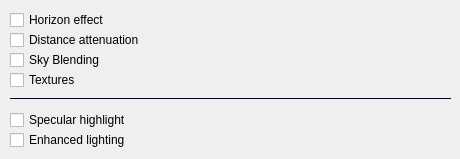
       <widget class="QWidget" name="tabRendering">
        <attribute name="icon">
         <iconset resource="yaflightresources.qrc">
          <normaloff>:/icons/icons/video-display.png</normaloff>:/icons/icons/video-display.png</iconset>
        </attribute>
        <attribute name="title">
         <string>Rendering options</string>
        </attribute>
        <widget class="QCheckBox" name="ckbEnhancedLighting">
         <property name="geometry">
          <rect>
           <x>10</x>
           <y>130</y>
           <width>241</width>
           <height>20</height>
          </rect>
         </property>
         <property name="text">
          <string>Enhanced lighting</string>
         </property>
        </widget>
        <widget class="QCheckBox" name="ckbSpecularReflections">
         <property name="geometry">
          <rect>
           <x>10</x>
           <y>110</y>
           <width>241</width>
           <height>20</height>
          </rect>
         </property>
         <property name="text">
          <string>Specular highlight</string>
         </property>
        </widget>
        <widget class="Line" name="line">
         <property name="geometry">
          <rect>
           <x>10</x>
           <y>90</y>
           <width>441</width>
           <height>16</height>
          </rect>
         </property>
         <property name="styleSheet">
          <string notr="true">color: #000228;</string>
         </property>
         <property name="frameShadow">
          <enum>QFrame::Plain</enum>
         </property>
         <property name="orientation">
          <enum>Qt::Horizontal</enum>
         </property>
        </widget>
        <widget class="QCheckBox" name="ckbDistanceAttenuation">
         <property name="geometry">
          <rect>
           <x>10</x>
           <y>30</y>
           <width>271</width>
           <height>20</height>
          </rect>
         </property>
         <property name="text">
          <string>Distance attenuation</string>
         </property>
        </widget>
        <widget class="QCheckBox" name="ckbTextures">
         <property name="geometry">
          <rect>
           <x>10</x>
           <y>70</y>
           <width>271</width>
           <height>20</height>
          </rect>
         </property>
         <property name="text">
          <string>Textures</string>
         </property>
        </widget>
        <widget class="QCheckBox" name="ckbHorizonEffect">
         <property name="geometry">
          <rect>
           <x>10</x>
           <y>10</y>
           <width>271</width>
           <height>20</height>
          </rect>
         </property>
         <property name="text">
          <string>Horizon effect</string>
         </property>
        </widget>
        <widget class="QCheckBox" name="ckbSkyBlending">
         <property name="geometry">
          <rect>
           <x>10</x>
           <y>50</y>
           <width>271</width>
           <height>20</height>
          </rect>
         </property>
         <property name="text">
          <string>Sky Blending</string>
         </property>
        </widget>
       </widget>
